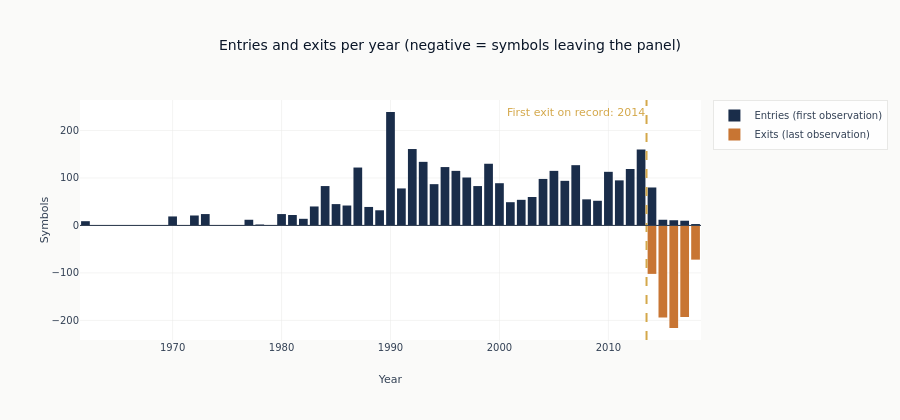

Here is the notebook cell this chart was saved with:
### Markdown cell above
The universe grows for fifty years, peaks, and then declines. A market does not do that.
A *data collection process* does. Hold that thought; the next chart names the mechanism.

### Code cell
entries = (
    lifespans.group_by("entry_year").agg(pl.len().alias("entries")).rename({"entry_year": "year"})
)
# A symbol whose last observation is the panel's last date has not left — it is still quoted.
exits = (
    lifespans.filter(pl.col("leaves_early"))
    .group_by("exit_year")
    .agg(pl.len().alias("exits"))
    .rename({"exit_year": "year"})
)

years = pl.DataFrame(
    {"year": list(range(lifespans["entry_year"].min(), lifespans["exit_year"].max() + 1))}
)
flows = (
    years.join(entries, on="year", how="left")
    .join(exits, on="year", how="left")
    .with_columns([pl.col("entries").fill_null(0), pl.col("exits").fill_null(0)])
    .sort("year")
)

first_exit_year = flows.filter(pl.col("exits") > 0)["year"].min()

fig = go.Figure()
fig.add_trace(
    go.Bar(
        x=flows["year"].to_list(),
        y=flows["entries"].to_list(),
        name="Entries (first observation)",
        marker_color=COLORS["slate"],
    )
)
fig.add_trace(
    go.Bar(
        x=flows["year"].to_list(),
        y=[-n for n in flows["exits"].to_list()],
        name="Exits (last observation)",
        marker_color=COLORS["copper"],
    )
)
fig.add_vline(x=first_exit_year - 0.5, line_dash="dash", line_color=COLORS["amber"])
fig.add_annotation(
    x=first_exit_year - 0.5,
    y=max(flows["entries"].to_list()),
    text=f"First exit on record: {first_exit_year}",
    showarrow=False,
    xanchor="right",
    font=dict(color=COLORS["amber"]),
)
fig.add_hline(y=0, line_color=COLORS["neutral"], line_width=1)
fig.update_layout(
    title="Entries and exits per year (negative = symbols leaving the panel)",
    xaxis_title="Year",
    yaxis_title="Symbols",
    barmode="relative",
    height=420,
)
fig.show()

### Figure 1 — Plotly figure (JSON) as saved in the notebook; plotly's stock layout.template omitted (floating-point values rounded to 4 significant figures)
{"data": [{"marker": {"color": "#1a2d4a"}, "name": "Entries (first observation)", "type": "bar", "x": [1962, 1963, 1964, 1965, 1966, 1967, 1968, 1969, 1970, 1971, 1972, 1973, 1974, 1975, 1976, 1977, 1978, 1979, 1980, 1981, 1982, 1983, 1984, 1985, 1986, 1987, 1988, 1989, 1990, 1991, 1992, 1993, 1994, 1995, 1996, 1997, 1998, 1999, 2000, 2001, 2002, 2003, 2004, 2005, 2006, 2007, 2008, 2009, 2010, 2011, 2012, 2013, 2014, 2015, 2016, 2017, 2018], "y": [9, 0, 0, 0, 0, 0, 0, 0, 19, 0, 21, 24, 0, 1, 0, 12, 2, 1, 24, 22, 14, 40, 83, 45, 42, 122, 39, 32, 239, 78, 161, 134, 87, 123, 115, 101, 83, 130, 89, 49, 54, 60, 98, 115, 94, 127, 55, 52, 113, 95, 119, 160, 80, 12, 11, 10, 3]}, {"marker": {"color": "#C87533"}, "name": "Exits (last observation)", "type": "bar", "x": [1962, 1963, 1964, 1965, 1966, 1967, 1968, 1969, 1970, 1971, 1972, 1973, 1974, 1975, 1976, 1977, 1978, 1979, 1980, 1981, 1982, 1983, 1984, 1985, 1986, 1987, 1988, 1989, 1990, 1991, 1992, 1993, 1994, 1995, 1996, 1997, 1998, 1999, 2000, 2001, 2002, 2003, 2004, 2005, 2006, 2007, 2008, 2009, 2010, 2011, 2012, 2013, 2014, 2015, 2016, 2017, 2018], "y": [0, 0, 0, 0, 0, 0, 0, 0, 0, 0, 0, 0, 0, 0, 0, 0, 0, 0, 0, 0, 0, 0, 0, 0, 0, 0, 0, 0, 0, 0, 0, 0, 0, 0, 0, 0, 0, 0, 0, 0, 0, 0, 0, 0, 0, 0, 0, 0, 0, 0, 0, 0, -102, -194, -216, -193, -72]}], "layout": {"annotations": [{"font": {"color": "#D4A84B"}, "showarrow": false, "text": "First exit on record: 2014", "x": 2014.0, "xanchor": "right", "y": 239}], "barmode": "relative", "height": 420, "shapes": [{"line": {"color": "#D4A84B", "dash": "dash"}, "type": "line", "x0": 2014.0, "x1": 2014.0, "xref": "x", "y0": 0, "y1": 1, "yref": "y domain"}, {"line": {"color": "#334155", "width": 1}, "type": "line", "x0": 0, "x1": 1, "xref": "x domain", "y0": 0, "y1": 0, "yref": "y"}], "title": {"text": "Entries and exits per year (negative = symbols leaving the panel)"}, "xaxis": {"title": {"text": "Year"}}, "yaxis": {"title": {"text": "Symbols"}}}}
